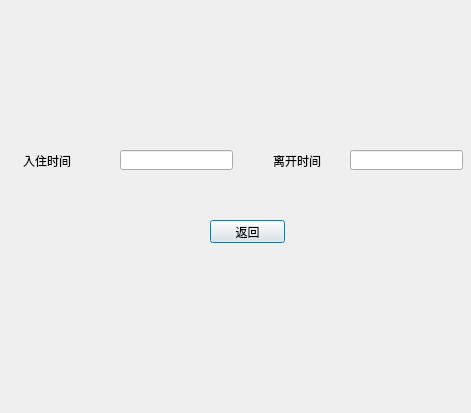
<?xml version="1.0" encoding="UTF-8"?>
<ui version="4.0">
 <class>dateDialog</class>
 <widget class="QDialog" name="dateDialog">
  <property name="geometry">
   <rect>
    <x>0</x>
    <y>0</y>
    <width>471</width>
    <height>413</height>
   </rect>
  </property>
  <property name="windowTitle">
   <string>Dialog</string>
  </property>
  <widget class="QLabel" name="label">
   <property name="geometry">
    <rect>
     <x>23</x>
     <y>150</y>
     <width>81</width>
     <height>21</height>
    </rect>
   </property>
   <property name="text">
    <string>入住时间</string>
   </property>
  </widget>
  <widget class="QLabel" name="label_2">
   <property name="geometry">
    <rect>
     <x>273</x>
     <y>150</y>
     <width>71</width>
     <height>21</height>
    </rect>
   </property>
   <property name="text">
    <string>离开时间</string>
   </property>
  </widget>
  <widget class="QLineEdit" name="lineEdit">
   <property name="geometry">
    <rect>
     <x>120</x>
     <y>150</y>
     <width>113</width>
     <height>20</height>
    </rect>
   </property>
  </widget>
  <widget class="QLineEdit" name="lineEdit_2">
   <property name="geometry">
    <rect>
     <x>350</x>
     <y>150</y>
     <width>113</width>
     <height>20</height>
    </rect>
   </property>
  </widget>
  <widget class="QPushButton" name="pushButton">
   <property name="geometry">
    <rect>
     <x>210</x>
     <y>220</y>
     <width>75</width>
     <height>23</height>
    </rect>
   </property>
   <property name="text">
    <string>返回</string>
   </property>
  </widget>
 </widget>
 <resources/>
 <connections/>
</ui>
